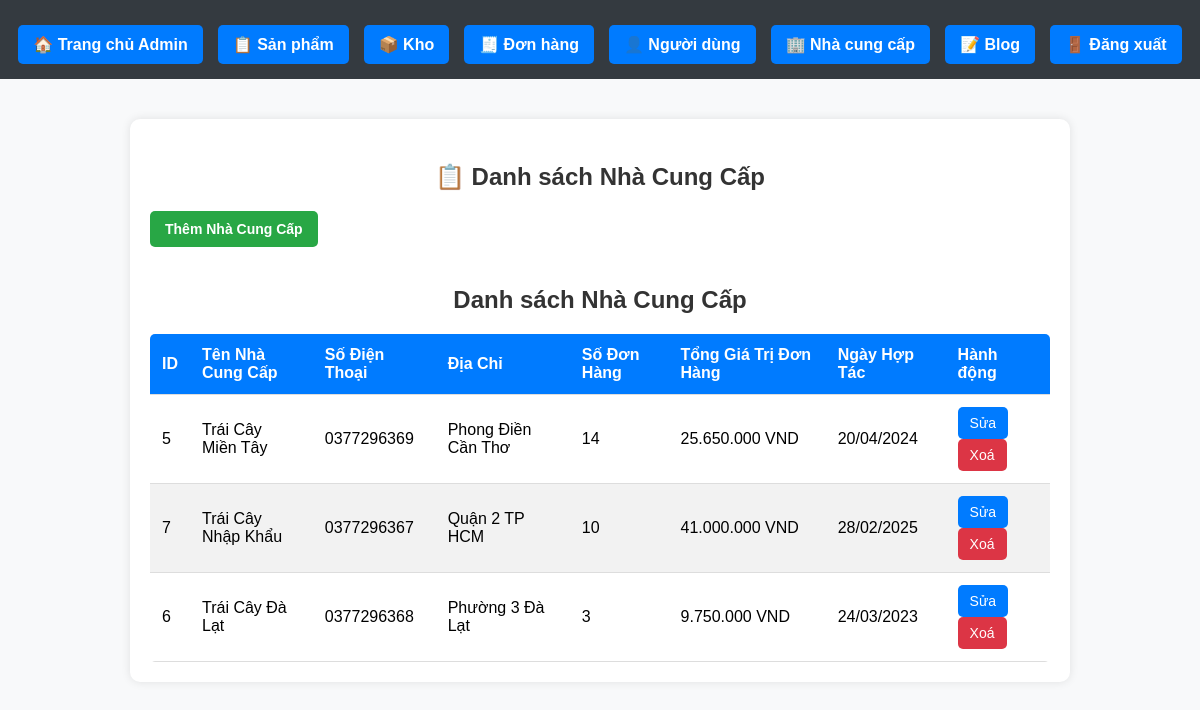
The app's page /admin/manage_supplier.php with its own data.
### tables this page shows
CREATE TABLE `suppliers` (
  `supplier_id` int(11) NOT NULL,
  `name` varchar(255) NOT NULL,
  `phone` varchar(15) NOT NULL,
  `address` text NOT NULL,
  `created_at` timestamp NOT NULL DEFAULT current_timestamp(),
  `status` enum('active','inactive') DEFAULT 'active'
);

### admin/manage_supplier.php (the view, shortened to what this page needs)
<?php
require_once __DIR__ . '/../database/db_connect.php';
$query = "SELECT suppliers.supplier_id, suppliers.name, suppliers.phone, suppliers.address, suppliers.created_at,
            COUNT(inventory.id) AS total_orders,
            SUM(inventory.purchase_price * inventory.quantity) AS total_value
          FROM suppliers
          LEFT JOIN inventory ON inventory.supplier = suppliers.name
          GROUP BY suppliers.name";
$result = $conn->query($query);
?>
<!DOCTYPE html>
<html lang="vi">
<head>
    <link rel="stylesheet" href="../assets/css/admin.css">
</head>
<body>
<?php include_once __DIR__ . '/nav_admin.php'; ?>
<section>
    <h3>📋 Danh sách Nhà Cung Cấp</h3>
    <a href="add_supplier.php" class="btn btn-success">Thêm Nhà Cung Cấp</a>
    <h3>Danh sách Nhà Cung Cấp</h3>
    <?php if ($result->num_rows > 0): ?>
        <table class="admin-table">
            <thead>
                <tr>
                    <th>ID</th>
                    <th>Tên Nhà Cung Cấp</th>
                    <th>Số Điện Thoại</th>
                    <th>Địa Chỉ</th>
                    <th>Số Đơn Hàng</th>
                    <th>Tổng Giá Trị Đơn Hàng</th>
                    <th>Ngày Hợp Tác</th>
                    <th>Hành động</th>
                </tr>
            </thead>
            <tbody>
                <?php while ($row = $result->fetch_assoc()): ?>
                <tr>
                    <td><?= htmlspecialchars($row['supplier_id']) ?></td>
                    <td><?= htmlspecialchars($row['name']) ?></td>
                    <td><?= htmlspecialchars($row['phone']) ?></td>
                    <td><?= htmlspecialchars($row['address']) ?></td>
                    <td><?= htmlspecialchars($row['total_orders']) ?></td>
                    <td><?= number_format($row['total_value'], 0, ',', '.') ?> VND</td>
                    <td><?= date('d/m/Y', strtotime($row['created_at'])) ?></td>
                    <td>
                        <a class="btn btn-primary" href="update_supplier.php?id=<?= $row['supplier_id'] ?>">Sửa</a>
                        <a class="btn btn-danger" href="delete_supplier.php?id=<?= $row['supplier_id'] ?>" onclick="return confirm('Bạn có chắc chắn muốn xóa nhà cung cấp này?');">Xoá</a>
                    </td>
                </tr>
                <?php endwhile; ?>
            </tbody>
        </table>
    <?php else: ?>
        <p>❌ Không có nhà cung cấp nào!</p>
    <?php endif; ?>
</section>
</body>
</html>

### assets/css/admin.css (style rules this page uses)
body { font-family: Arial, sans-serif; background-color: #f8f9fa; margin: 0; padding: 0; }
section { max-width: 900px; margin: 40px auto; padding: 20px; background: white; border-radius: 10px; box-shadow: 0 0 10px rgba(0, 0, 0, 0.1); }
h3 { text-align: center; color: #333; font-size: 24px; font-weight: bold; margin-bottom: 20px; }
.admin-table { width: 100%; border-collapse: collapse; background: #fff; border-radius: 5px; overflow: hidden; }
.admin-table th, .admin-table td { padding: 12px; text-align: left; border-bottom: 1px solid #ddd; }
.admin-table th { background: #007bff; color: #fff; }
.admin-table tr:nth-child(even) { background: #f2f2f2; }
.btn { text-decoration: none; padding: 8px 12px; border-radius: 5px; font-size: 14px; display: inline-block; text-align: center; }
.btn-primary { background: #007bff; color: white; }
.btn-success { display: inline-block; padding: 10px 15px; background: #28a745; color: white; text-decoration: none; border-radius: 5px; margin-bottom: 15px; font-weight: bold; }
.btn-danger { background: #dc3545; color: white; }

### records on screen
suppliers: supplier_id "5", name "Trái Cây Miền Tây", phone "0377296369", address "Phong Điền Cần Thơ", total_orders "14", total_value "25.650.000", created_at "20/04/2024"
suppliers: supplier_id "7", name "Trái Cây Nhập Khẩu", phone "0377296367", address "Quận 2 TP HCM", total_orders "10", total_value "41.000.000", created_at "28/02/2025"
suppliers: supplier_id "6", name "Trái Cây Đà Lạt", phone "0377296368", address "Phường 3 Đà Lạt", total_orders "3", total_value "9.750.000", created_at "24/03/2023"
